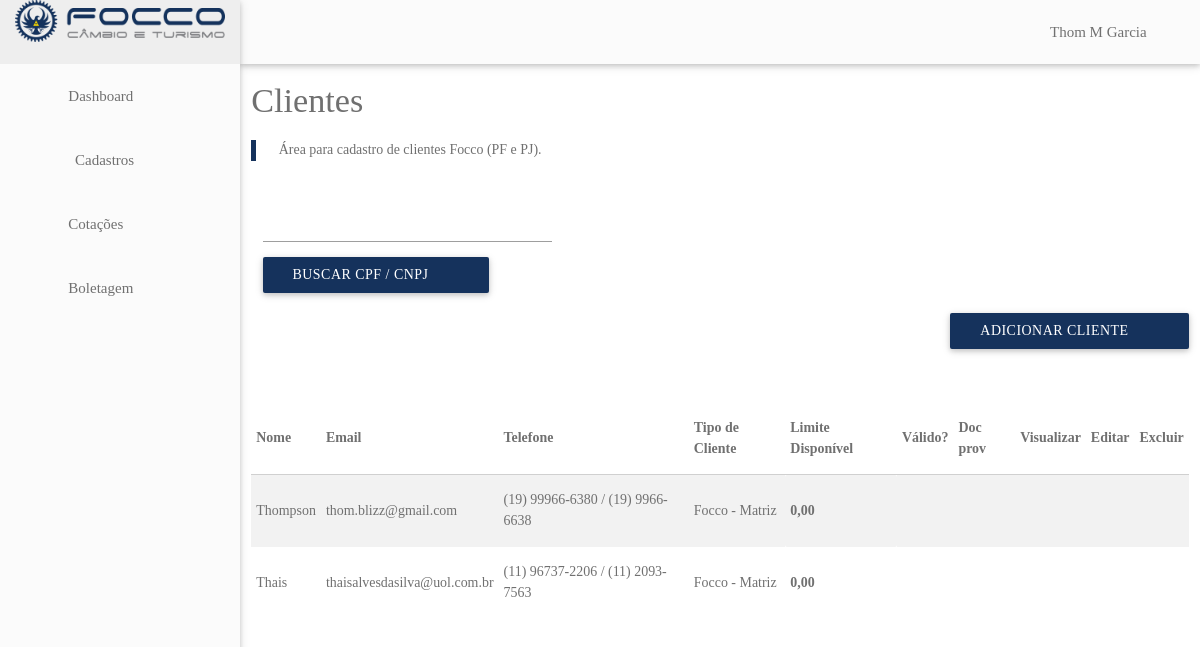
The page /dashboard/clientes/index.php (signed in) on the database its author committed.
### tables this page shows
CREATE TABLE `clientes` (
  `id` int(11) NOT NULL,
  `categoria` int(11) DEFAULT NULL,
  `razaoSocial` varchar(255) DEFAULT NULL,
  `tipoPessoa` char(1) DEFAULT NULL,
  `cpfCnpj` varchar(14) DEFAULT NULL,
  `dataNascimentoAbertura` datetime DEFAULT NULL,
  `inscricaoMunicipal` varchar(50) DEFAULT NULL,
  `rgInscricaoEstadual` varchar(50) DEFAULT NULL,
  `rgOrgaoExpedidor` varchar(50) DEFAULT NULL,
  `rgDataExpedicao` datetime DEFAULT NULL,
  `sexo` char(1) DEFAULT NULL,
  `nacionalidade` varchar(100) DEFAULT NULL,
  `estadoCivil` int(11) DEFAULT NULL,
  `nomeConjuge` varchar(255) DEFAULT NULL,
  `dataNascimentoConjuge` datetime DEFAULT NULL,
  `nomeMae` varchar(255) DEFAULT NULL,
  `nomePai` varchar(255) DEFAULT NULL,
  `email` varchar(255) DEFAULT NULL,
  `telFixo` varchar(20) DEFAULT NULL,
  `telCelular` varchar(20) DEFAULT NULL,
  `contraSenha` varchar(255) DEFAULT NULL,
  `observacoes` varchar(1000) DEFAULT NULL,
  `ofertasPorEmail` bit(1) DEFAULT NULL,
  `infoWhatsapp` bit(1) DEFAULT NULL,
  `dataCadastro` datetime DEFAULT NULL,
  `dataModificacao` datetime DEFAULT NULL,
  `passaporte` varchar(25) DEFAULT NULL,
  `rgDni` varchar(50) DEFAULT NULL,
  `origem` int(11) DEFAULT NULL,
  `vip` bit(1) DEFAULT NULL,
  `limiteOperacionalDia` decimal(10,2) DEFAULT NULL,
  `limiteOperacionalAno` decimal(10,2) DEFAULT NULL,
  `ativo` bit(1) DEFAULT 1,
  `bloqueado` bit(1) DEFAULT 0,
  `motivoBloqueio` int(11) DEFAULT NULL,
  `ondeConheceu` int(11) DEFAULT NULL,
  `ondeSoube` varchar(255) DEFAULT NULL,
  `cnh` varchar(20) DEFAULT NULL,
  `cnhDataValidade` datetime DEFAULT NULL


);

### dashboard/clientes/index.php (the view, shortened to what this page needs)
<?php
include "../includes/header.php";
include "../core/database.php";
$sql_query = "SELECT * FROM clientes WHERE ativo = 1 ORDER BY dataCadastro DESC LIMIT 15;";
$result = mysqli_query($conn, $sql_query);
$rows = array();
while($row = mysqli_fetch_array($result)) $rows[] = $row;
?>
<main>
  <div class="row">
    <div class="col s12">
      <h4>Clientes</h4>
      <blockquote>
        Área para cadastro de clientes Focco (PF e PJ).
      </blockquote>
      <div class="section">
        <div class="row">
          <div class="col s4">
            <form id="form-busca-clientes">
              <div class="file-path-wrapper">
                <input id="input-cpfcnpj" name="cpfCnpj" type="search" required/>
                <button class="btn bg-blue" type="submit" name="action">
                  Buscar CPF / CNPJ
                  <i class="material-icons right">&#xE8B6;</i>
                </button>
              </div>
            </form>
          </div>
        </div>
        <a id="link-adicionar-cliente" class="btn bg-blue right" data-cpf="a" data-href="/dashboard/clientes/adicionar">Adicionar cliente <i class="material-icons right">&#xE7FE;</i>
        </a>
      </div>
      <div class="spacing"></div>
      <div class="spacing"></div>
      <div class="spacing"></div>
      <div>
        <table class="striped responsive-table">
          <thead>
            <tr>
              <th>Nome</th>
              <th>Email</th>
              <th>Telefone</th>
              <th>Tipo de Cliente</th>
              <th>Limite Disponível</th>
              <th>Válido?</th>
              <th>Doc prov</th>
              <th class="center">Visualizar</th>
              <th class="center">Editar</th>
              <th class="center">Excluir</th>
            </tr>
          </thead>
          <tbody id="table-body-clientes">
            <?php
            foreach($rows as $r){
              switch ($r["categoria"]) {
                case 1:
                $categoria = "Focco";
                $docsObrigatorios = array('CPF');
                break;
              }
              switch ($r['origem']) {
                case 1:
                $origem =  "Matriz";
                break;
                default:
                $origem = "Matriz";
                break;
              }
              $dtIni = date('Y')."-01-01 00:00:00";
              $dtFim = date('Y')."-12-31 23:59:59";
              $sql_query = "SELECT sum(quantidade) quantidade FROM boletagem
              WHERE status = 1 AND data between '".$dtIni."' AND '".$dtFim."'
              AND clienteId = ". $r['id'];
              $result = mysqli_query($conn, $sql_query);
              $totalQtd = array();
              while($row = mysqli_fetch_array($result)) $totalQtd[] = $row['quantidade'];
              $limiteDisponivel = floatval($r['limiteOperacionalAno']) - $totalQtd[0];
              $sql_query = "SELECT tipo FROM documentos WHERE clienteId = ". $r['id'];
              $result = mysqli_query($conn, $sql_query);
              $docs = array();
              while($row = mysqli_fetch_array($result)) $docs[] = $row['tipo'];
              $dif = array_diff($docsObrigatorios, $docs);
              $cor = "";
              if (!$dif && !$r["bloqueado"]) {
                $cor = "green-text";
              }
              if ($r["vip"]) $cor = "amber-text";
              $docprov =
              $cor == "red-text"
              ?
              '<td><a class="link-acao modal-trigger green-text" href="modal2" data-acao="doc-prov" data-cliente-id="'.$r["id"].'"><i class="material-icons" title="Liberação por documento provisório">lock</i></a></td>'
              :
              '<td></td>';
              echo
              '<tr>
              <td>'.$r["razaoSocial"].'</td>
              <td>'.$r["email"].'</td>
              <td>('.substr($r["telCelular"], 0, 2).') '.substr($r["telCelular"], 2, 5).'-'.substr($r["telCelular"], 7).' / ('.substr($r["telFixo"], 0, 2).') '.substr($r["telFixo"], 2, 4).'-'.substr($r["telFixo"], 6).'</td>
              <td>'.$categoria.' - '.$origem.'</td>
              <th>'.number_format($limiteDisponivel,2,",",".").'</th>
              <td><i class="material-icons '.$cor.' ">&#xE5CA;</i></td>'
              .$docprov.
              '<td class="center"><a class="link-acao modal-trigger" href="modal1" data-acao="visualizar" data-cliente-id="'.$r["id"].'" data-href="/dashboard/clientes/visualizar?clienteId='.$r["id"].'"><i class="material-icons" title="Visualizar cliente">&#xE85D;</i></a></td>
              <td class="center"><a class="link-acao modal-trigger" href="modal1" data-acao="alterar" data-cliente-id="'.$r["id"].'" data-href="/dashboard/clientes/alterar?clienteId='.$r["id"].'"><i class="material-icons" title="Editar cliente">&#xE3C9;</i></a></td>
              <td class="center"><a class="link-acao modal-trigger" href="modal1" data-acao="excluir" data-cliente-id="'.$r["id"].'" data-href="/dashboard/clientes/excluir?clienteId='.$r["id"].'"><i class="material-icons" title="Excluir cliente">&#xE92B;</i></a></td>
            </tr>';
          }
          ?>
        </tbody>
      </table>
    </div>
  </div>
</div>
</main>
<?php
include '../includes/footer.php';
?>

### dashboard/includes/header.php (shortened to what this page needs)
<!DOCTYPE html>
<html>
<head>
  <link rel="stylesheet" href="/dashboard/styles/materialize.css" />
</head>
<body>
  <header>
    <nav class="bg-gray">
      <ul class="right hide-on-med-and-down">
        <li><a class="dropdown-button" href="#!" data-activates="dropOptions"><?php echo $_SESSION['currentUser']['nome']  ?><i class="material-icons right">&#xE5C5;</i></a></li>
      </ul>
      <ul id="slide-out" class="side-nav fixed bg-gray white-text">
        <li class="brand-logo center"><img class="" src="/dashboard/images/logo_topo_minor.png" alt="logotipo"></li>
        <li><a href="#!"></a></li>
        <li><a href="/dashboard/home"><i class="material-icons left">&#xE871;</i> Dashboard</a></li>
        <li class="">
          <ul class="collapsible collapsible-accordion">
            <li>
              <a class="collapsible-header"><i class="material-icons left">&#xE3C9;</i> Cadastros<i class="material-icons right">&#xE5C5;</i></a>
            </li>
          </ul>
        </li>
        <?php if ($_SESSION['currentUser']['tipo'] < 3)
          echo
          '<li><a href="/dashboard/cotacoes"><i class="material-icons left">&#xE227;</i> Cotações</a></li>'
        ?>
        <li><a href="/dashboard/boletagem"><i class="material-icons left">&#xE922;</i> Boletagem</a></li>
      </ul>
    </nav>
  </header>

### dashboard/includes/footer.php (shortened to what this page needs)
</body>
</html>

### dashboard/includes/header.php (style rules this page uses)
body { font-size: 0.93em; }

### rows shown on the page
clientes: razaoSocial "Thompson", email "thom.blizz@gmail.com", telCelular "19", telCelular "99966", telCelular "6380", telFixo "19", telFixo "9966", telFixo "6638", categoria "Focco", origem "Matriz", limiteOperacionalAno "0,00"
clientes: razaoSocial "Thais", email "thaisalvesdasilva@uol.com.br", telCelular "11", telCelular "96737", telCelular "2206", telFixo "11", telFixo "2093", telFixo "7563", categoria "Focco", origem "Matriz", limiteOperacionalAno "0,00"

### other values the page prints
$_SESSION['currentUser']['nome'] "Thom M Garcia"
